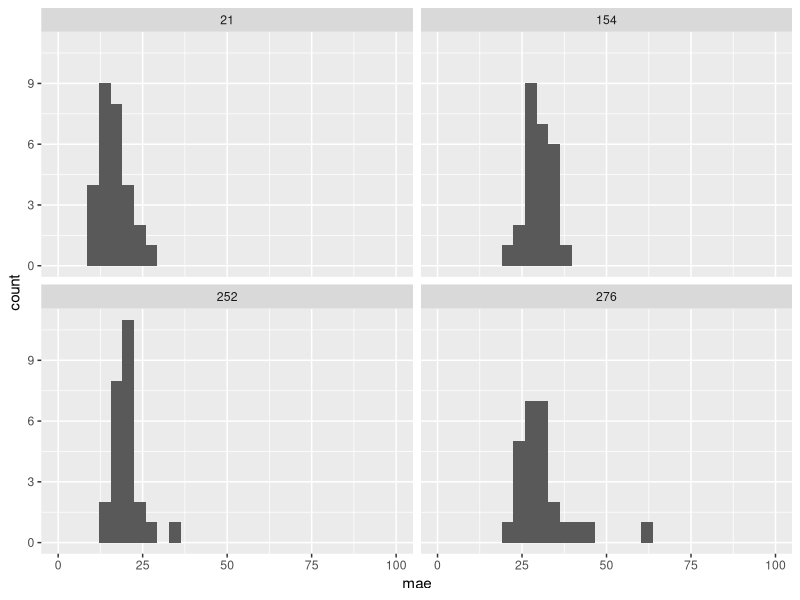
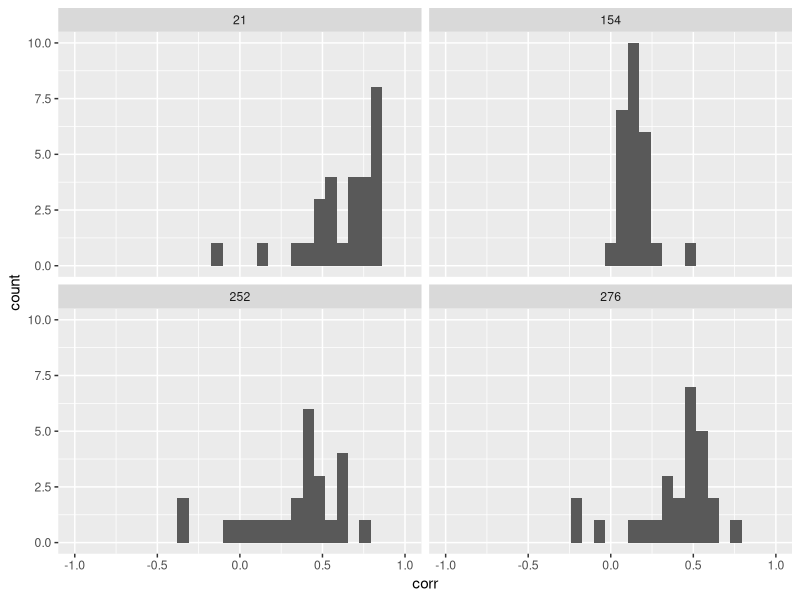
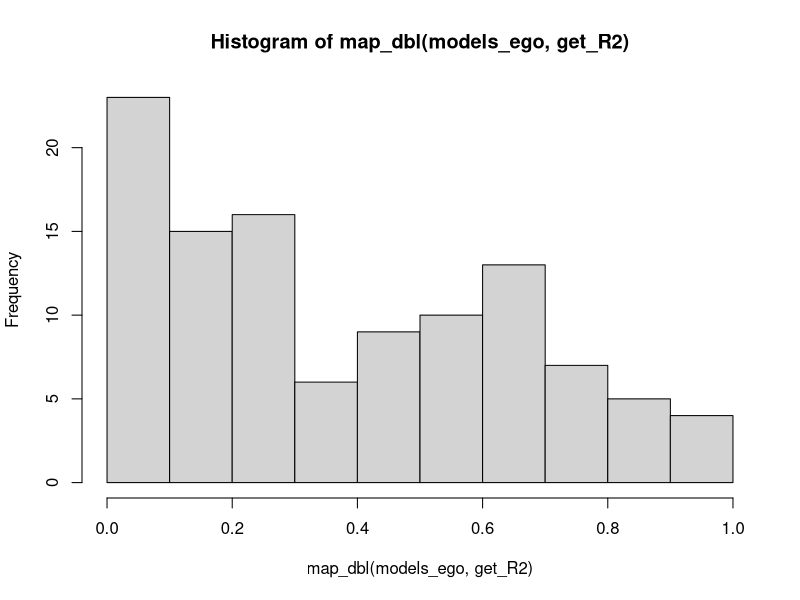

Here is the R script that generated these plots, in order: (Note: this script raises an error after producing the figures.)
## ---- chunk 1
library(tidyverse)
## ---- chunk 2
df_raw <- read_csv("complete_thesis_data.csv") %>% 
  filter(rating_type != "Actual")
artworks <- read_csv("artwork-embeddings.csv")

artworks <- artworks %>% 
  pivot_longer(cols = matches("V[0-9]")) %>% 
  group_by(item,Title,Artist,Style,Genre,piclink,imglink) %>% 
  summarize(
    embedding = list(value)
  )


df_all <- df_raw %>% 
  group_by(participantID) %>% 
  filter(n() >= 40) %>%  # some have 40- and some 42 -- was this a bug in qualtrics or data processing?
  ungroup() %>% 
  rename(profile = rating_subj) %>% 
  pivot_wider(
    names_from = "rating_type",
    values_from = c("rating")
  ) %>% 
  rename(
    predicted = Target,
    recommender_rating = SelfRate,
    profile_rating = actual_rating
    ) %>% 
  select(participantID, profile, artwork, predicted, recommender_rating, profile_rating)



 df_all <- artworks %>% 
  right_join(df_all, by = c("imglink" = "artwork"))

df <- df_all %>% 
  drop_na(predicted)

df_similarities <- df_all %>% 
  filter(is.na(predicted)) %>% 
  filter(participantID != 0) %>% 
  group_by(participantID) %>% 
  mutate(
    pr_l2 = profile_rating / sqrt(sum(profile_rating^2)),
    rec_l2 = recommender_rating / sqrt(sum(recommender_rating^2))
  ) %>% 
  summarize(
    euc_dist = sqrt(sum(pr_l2 - rec_l2)^2),
    cos_sim = sum(profile_rating * recommender_rating) / (sqrt(sum(profile_rating^2)) * sqrt(sum(recommender_rating^2)))
    )

df <- left_join(df, df_similarities, by = "participantID")
## ---- chunk 3
df %>% 
  filter(participantID != 0) %>%  # remove chatgpt
  group_by(participantID, profile) %>% 
  summarize(mae = mean(abs(predicted - profile_rating))) %>% 
  ggplot(aes(x=mae)) +
  geom_histogram() +
  facet_wrap(~profile) +
  xlim(0, 100)
## ---- chunk 4
df %>% 
  filter(participantID != 0) %>%  # remove chatgpt
  group_by(participantID, profile) %>% 
  summarize(corr = cor(predicted, profile_rating)) %>% 
  ggplot(aes(x=corr)) +
  geom_histogram() +
  facet_wrap(~profile) +
  xlim(-1, 1)
## ---- chunk 5
df_all %>% 
  filter(participantID != 0) %>% 
  group_by(profile, participantID) %>% 
  group_by(profile) %>% 
  # summarize(max(n))
  filter(is.na(predicted)) %>% 
  distinct(profile, item, .keep_all = TRUE) %>% 
  select(profile, item, embedding) %>% 
  arrange(profile, item) %>% 
  group_by(profile) %>% 
  filter(!(profile==21 & item==190))
  # summarize(emb_list = list(embedding))

prof_ratings <- df_all %>% 
  filter(participantID != 0) %>% 
  filter(!(profile==21 & item==190)) %>% 
  group_by(profile, participantID) %>% 
  filter(n() >=23) %>% 
  filter(is.na(predicted)) %>% 
  ungroup() %>% 
  distinct(profile, item, .keep_all = TRUE) %>% 
  select(profile, item, profile_rating, embedding) %>% 
  arrange(profile, item) %>% 
  group_by(profile) %>% 
  mutate(example_num = 1:n()) %>% 
  select(-item) %>% 
  pivot_wider(
    names_from = example_num,
    values_from = c(profile_rating, embedding)
  )
  
## ---- chunk 6
df
## ---- chunk 7
IDs <- unique(df$participantID)

df_centered <- df %>% 
  mutate(
    cos_sim = if_else(participantID==0, 0, cos_sim),
    euc_dist = if_else(participantID==0, 0, euc_dist),
    ) %>% 
  mutate(participantID = if_else(participantID==0, -profile, participantID)) %>% 
  drop_na(cos_sim, euc_dist) %>% 
  group_by(participantID) %>% 
  mutate(across(c(predicted, recommender_rating, profile_rating), .fns = ~.x-mean(.x, na.rm=TRUE)))

IDs <- unique(df_centered$participantID)

fit_model_ego <- function(pid){
  d <- df_centered %>% 
    filter(participantID == pid)
  return(lm(predicted ~ recommender_rating, d))
}

models_ego <- lapply(IDs, fit_model_ego)

get_R2 <- function(mod){
  x <- summary(mod)$r.squared
  return(x)
}

get_beta <- function(mod){
  x <- mod$coefficients[2]
  return(x)
}

hist(map_dbl(models_ego, get_R2))
  
## ---- chunk 8
df %>% 
  ungroup() %>% 
  filter(participantID >= 0) %>% 
  distinct(participantID, .keep_all = TRUE) %>% 
  mutate(mod_beta = map_dbl(models, get_beta)) %>% 
  ggplot(aes(x=cos_sim, y = mod_beta)) +
  geom_point() +
  geom_smooth(method = "lm")
## ---- chunk 9

cos_sim_list <- function(l1, l2){
  l1 <- as.numeric(l1)
  l2 <- as.numeric(l2)
  sum(l1 * l2) / (sqrt(sum(l1^2)) * sqrt(sum(l2^2)))
  
}



fit_model_allo <- function(pid){
  d <- df_centered %>% 
    filter(participantID == pid) %>% 
    left_join(prof_ratings, by = "profile") %>% 
    mutate(
      sim_1 = map2_dbl(embedding, embedding_1, cos_sim_list),
      sim_2 = map2_dbl(embedding, embedding_2, cos_sim_list),
      sim_3 = map2_dbl(embedding, embedding_3, cos_sim_list),
      sim_4 = map2_dbl(embedding, embedding_4, cos_sim_list),
      sim_5 = map2_dbl(embedding, embedding_5, cos_sim_list),
      sim_6 = map2_dbl(embedding, embedding_6, cos_sim_list)
    ) %>% 
    mutate(
      rweighted = (profile_rating_1 * sim_1 + profile_rating_2 * sim_2 + profile_rating_3 * sim_3 + profile_rating_4 * sim_4 + profile_rating_5 * sim_5 + profile_rating_6 * sim_6)/(sim_1 + sim_2 + sim_3 + sim_4 + sim_5 + sim_6)
    ) 
  
  return(lm(predicted ~ rweighted, d))
}

models_allo <- lapply(IDs, fit_model_allo)

get_R2 <- function(mod){
  x <- summary(mod)$r.squared
  return(x)
}

get_beta <- function(mod){
  x <- mod$coefficients[2]
  return(x)
}

hist(map_dbl(models_allo, get_R2))
## ---- chunk 10

fit_model_allobest_weighted <- function(pid){
  d <- df_centered %>% 
    filter(participantID == pid) %>% 
    left_join(prof_ratings, by = "profile") %>% 
    mutate(
      sim_1 = map2_dbl(embedding, embedding_1, cos_sim_list),
      sim_2 = map2_dbl(embedding, embedding_2, cos_sim_list),
      sim_3 = map2_dbl(embedding, embedding_3, cos_sim_list),
      sim_4 = map2_dbl(embedding, embedding_4, cos_sim_list),
      sim_5 = map2_dbl(embedding, embedding_5, cos_sim_list),
      sim_6 = map2_dbl(embedding, embedding_6, cos_sim_list)
    ) %>% 
    mutate(
      max_sim = pmap_dbl(list(sim_1, sim_2, sim_3, sim_4, sim_5, sim_6), max),
      weighted_closest_rating = case_when(
        max_sim == sim_1 ~ max_sim*profile_rating_1,
        max_sim == sim_2 ~ max_sim*profile_rating_2,
        max_sim == sim_3 ~ max_sim*profile_rating_3,
        max_sim == sim_4 ~ max_sim*profile_rating_4,
        max_sim == sim_5 ~ max_sim*profile_rating_5,
        max_sim == sim_6 ~ max_sim*profile_rating_6,
      ),
      unweighted_closest_rating = case_when(
        max_sim == sim_1 ~ profile_rating_1,
        max_sim == sim_2 ~ profile_rating_2,
        max_sim == sim_3 ~ profile_rating_3,
        max_sim == sim_4 ~ profile_rating_4,
        max_sim == sim_5 ~ profile_rating_5,
        max_sim == sim_6 ~ profile_rating_6,
      )
    )
  
  return(lm(predicted ~ weighted_closest_rating, d))
}

models_allobestweighted <- lapply(IDs, fit_model_allobest_weighted)

get_R2 <- function(mod){
  x <- summary(mod)$r.squared
  return(x)
}

get_beta <- function(mod){
  x <- mod$coefficients[2]
  return(x)
}

hist(map_dbl(models_allobestweighted, get_R2))
## ---- chunk 11
fit_model_allobest_unweighted <- function(pid){
  d <- df_centered %>% 
    filter(participantID == pid) %>% 
    left_join(prof_ratings, by = "profile") %>% 
    mutate(
      sim_1 = map2_dbl(embedding, embedding_1, cos_sim_list),
      sim_2 = map2_dbl(embedding, embedding_2, cos_sim_list),
      sim_3 = map2_dbl(embedding, embedding_3, cos_sim_list),
      sim_4 = map2_dbl(embedding, embedding_4, cos_sim_list),
      sim_5 = map2_dbl(embedding, embedding_5, cos_sim_list),
      sim_6 = map2_dbl(embedding, embedding_6, cos_sim_list)
    ) %>% 
    mutate(
      max_sim = pmap_dbl(list(sim_1, sim_2, sim_3, sim_4, sim_5, sim_6), max),
      weighted_closest_rating = case_when(
        max_sim == sim_1 ~ max_sim*profile_rating_1,
        max_sim == sim_2 ~ max_sim*profile_rating_2,
        max_sim == sim_3 ~ max_sim*profile_rating_3,
        max_sim == sim_4 ~ max_sim*profile_rating_4,
        max_sim == sim_5 ~ max_sim*profile_rating_5,
        max_sim == sim_6 ~ max_sim*profile_rating_6,
      ),
      unweighted_closest_rating = case_when(
        max_sim == sim_1 ~ profile_rating_1,
        max_sim == sim_2 ~ profile_rating_2,
        max_sim == sim_3 ~ profile_rating_3,
        max_sim == sim_4 ~ profile_rating_4,
        max_sim == sim_5 ~ profile_rating_5,
        max_sim == sim_6 ~ profile_rating_6,
      )
    )
  
  return(lm(predicted ~ unweighted_closest_rating, d))
}

models_allobest_unweighted <- lapply(IDs, fit_model_allobest_unweighted)

get_R2 <- function(mod){
  x <- summary(mod)$r.squared
  return(x)
}

hist(map_dbl(models_allobest_unweighted, get_R2))
## ---- chunk 12
# pred ~ profile_rating * similarity 
df_with_fits <- df_centered %>% 
  ungroup() %>% 
  filter(participantID %in% IDs) %>% 
  
  distinct(participantID, profile, cos_sim, euc_dist) %>% 
  mutate(
    ego_r2 = map_dbl(models_ego, get_R2),
    allo_r2 = map_dbl(models_allo, get_R2),
    allobest_r2 = map_dbl(models_allobest_unweighted, get_R2)
  ) %>% 
  mutate(
    max_r2 = pmap_dbl(list(ego_r2,allo_r2, allobest_r2), max),
    best_model = case_when(
      max_r2 == ego_r2 ~ "ego",
      max_r2 == allo_r2 ~ "allo",
      max_r2 == allobest_r2 ~ "allobest"
    )
  )

df_with_fits %>% 
  filter(participantID >= 0) %>%
  count(best_model)
## ---- chunk 13
df_with_fits %>% 
  ggplot(aes(x=max_r2)) +
  geom_histogram()
## ---- chunk 14

df_with_fits %>% 
  ungroup() %>% 
  mutate(mod_beta = map_dbl(models_ego, get_beta)) %>% 
  filter(best_model == "ego") %>% 
  ggplot(aes(x=cos_sim, y = mod_beta)) +
  geom_point() +
  geom_smooth(method = "lm")
## ---- chunk 15
df_with_fits %>% 
  filter(participantID < 0)
## ---- chunk 16
df %>% 
  filter(participantID == 0) %>% 
  ggplot(aes(x=predicted, y = profile_rating)) +
  geom_point() +
  facet_wrap(~profile) +
  theme(aspect.ratio = 1)
## ---- chunk 17
df %>% 
  filter(participantID > 0) %>% 
  group_by(participantID) %>% 
  mutate(corr = cor(predicted, profile_rating)) %>% 
  ungroup() %>% 
  mutate(corank = dense_rank(corr)) %>% 
  ggplot(aes(x=predicted, y = profile_rating)) +
  geom_point() +
  facet_wrap(~-corank) +
  theme(aspect.ratio = 1)
